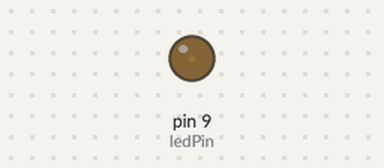
A sketch run on a simulated Arduino Uno, built with avr-gcc and run on an emulated ATmega328P. Shown: output pins drawn as LEDs (lit = HIGH).

Above: at 0.05 s.
At 1.25 s:
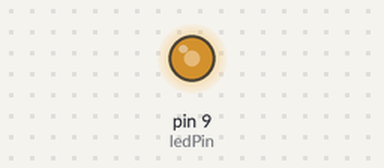
At 1.85 s:
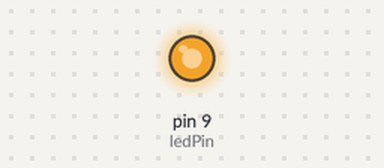
At 3.65 s:
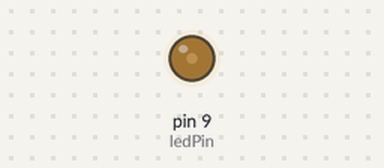
Timing chart, 0 to 5.3 s (numbered marks = the images above):
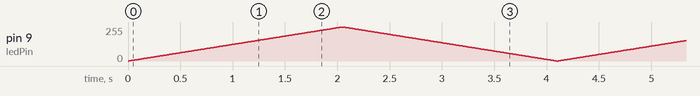

The sketch:

SunfounderExample3-LED-PWM.ino
```cpp
//use Pulse-Width modulation to dim and brighten an LED at a given interval
//alternates the width of a pulse in a given period

const int ledPin = 9; //sets LED to pulse-width modulation pin 9

void setup() {
  pinMode(ledPin, OUTPUT);

}

void loop() {
  for (int a=0; a<=255; a++){ //loop up from 0 to 255
    analogWrite(ledPin, a);
    delay(8);
  }

  for (int a=255; a>=0; a--){  //loop down from 255
    analogWrite(ledPin, a);
    delay(8);
  }

}
```
